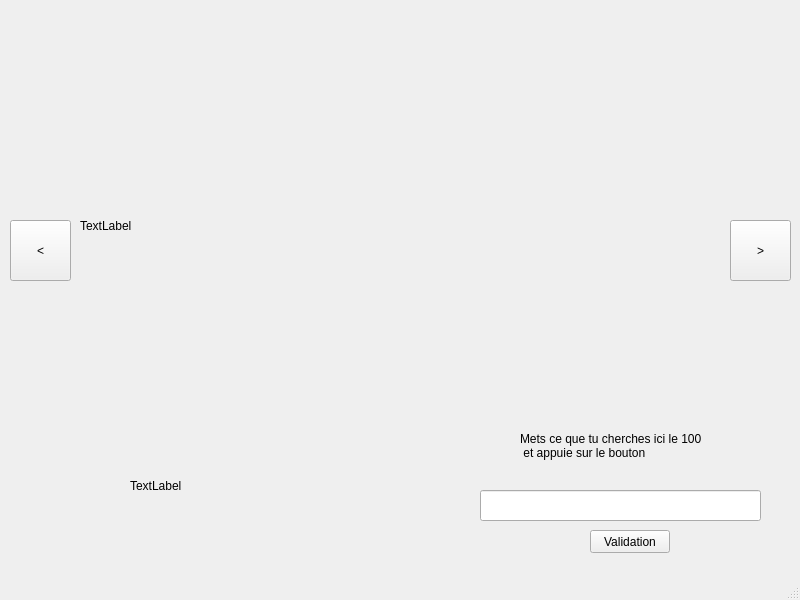
<?xml version="1.0" encoding="UTF-8"?>
<ui version="4.0">
 <class>MainWindow</class>
 <widget class="QMainWindow" name="MainWindow">
  <property name="geometry">
   <rect>
    <x>0</x>
    <y>0</y>
    <width>800</width>
    <height>600</height>
   </rect>
  </property>
  <property name="windowTitle">
   <string>MainWindow</string>
  </property>
  <widget class="QWidget" name="centralwidget">
   <widget class="QLabel" name="Image">
    <property name="geometry">
     <rect>
      <x>80</x>
      <y>50</y>
      <width>631</width>
      <height>351</height>
     </rect>
    </property>
    <property name="text">
     <string>TextLabel</string>
    </property>
   </widget>
   <widget class="QLabel" name="Resultat">
    <property name="geometry">
     <rect>
      <x>130</x>
      <y>440</y>
      <width>131</width>
      <height>91</height>
     </rect>
    </property>
    <property name="text">
     <string>TextLabel</string>
    </property>
   </widget>
   <widget class="QPushButton" name="Droite">
    <property name="geometry">
     <rect>
      <x>730</x>
      <y>220</y>
      <width>61</width>
      <height>61</height>
     </rect>
    </property>
    <property name="text">
     <string>&gt;</string>
    </property>
   </widget>
   <widget class="QPushButton" name="Gauche">
    <property name="geometry">
     <rect>
      <x>10</x>
      <y>220</y>
      <width>61</width>
      <height>61</height>
     </rect>
    </property>
    <property name="text">
     <string>&lt;</string>
    </property>
   </widget>
   <widget class="QLineEdit" name="Requete">
    <property name="geometry">
     <rect>
      <x>480</x>
      <y>490</y>
      <width>281</width>
      <height>31</height>
     </rect>
    </property>
   </widget>
   <widget class="QLabel" name="label">
    <property name="geometry">
     <rect>
      <x>520</x>
      <y>400</y>
      <width>211</width>
      <height>91</height>
     </rect>
    </property>
    <property name="text">
     <string>Mets ce que tu cherches ici le 100
 et appuie sur le bouton</string>
    </property>
   </widget>
   <widget class="QPushButton" name="Validation">
    <property name="geometry">
     <rect>
      <x>590</x>
      <y>530</y>
      <width>80</width>
      <height>23</height>
     </rect>
    </property>
    <property name="text">
     <string>Validation</string>
    </property>
   </widget>
  </widget>
  <widget class="QMenuBar" name="menubar">
   <property name="geometry">
    <rect>
     <x>0</x>
     <y>0</y>
     <width>800</width>
     <height>20</height>
    </rect>
   </property>
  </widget>
  <widget class="QStatusBar" name="statusbar"/>
 </widget>
 <resources/>
 <connections/>
</ui>
